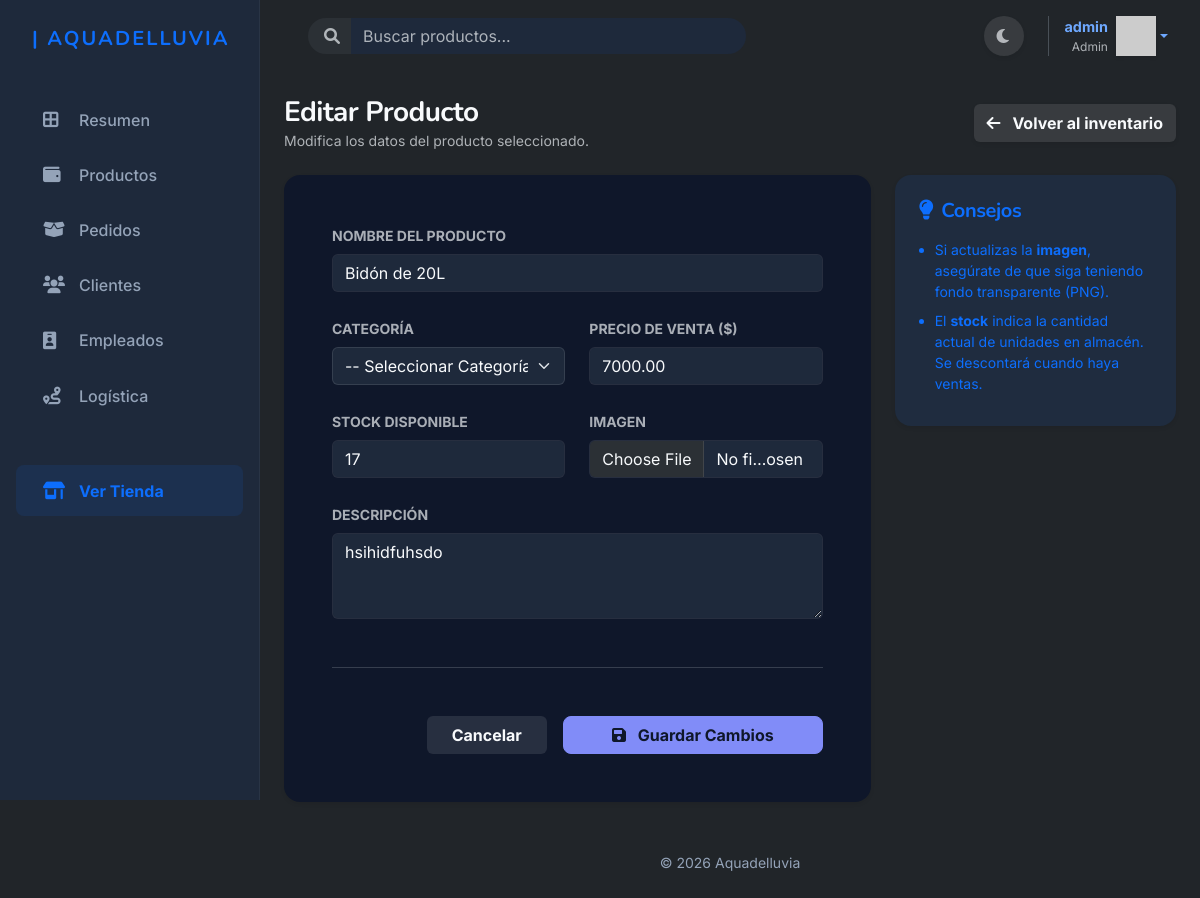
/productos/editar/1 (signed in), run on an earlier commit of the app's database.
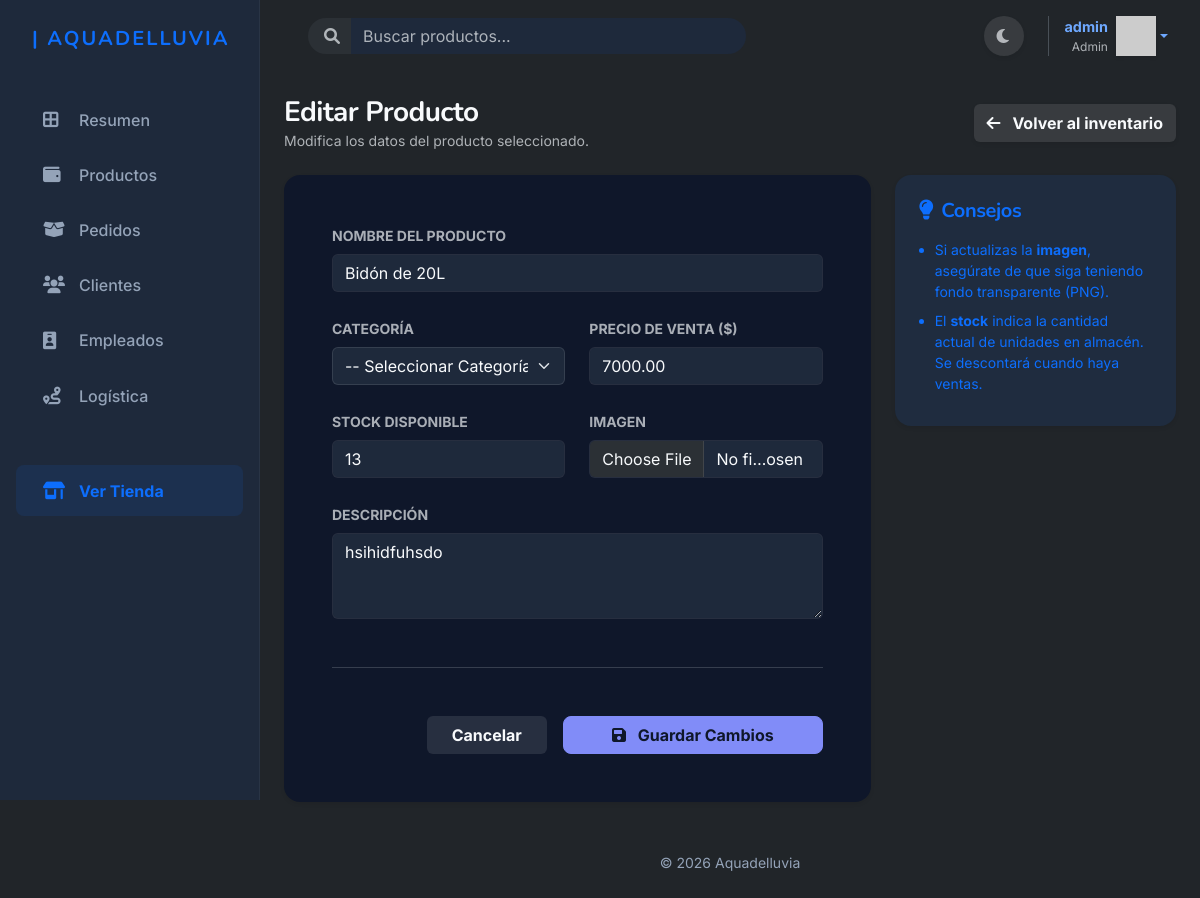
And on a later commit of the database.
### apps/productos/models.py (models this page shows, shortened)
class Producto(models.Model):
    id_producto = models.AutoField(primary_key=True)
    nombre = models.CharField(max_length=150)
    descripcion = models.TextField()
    categoria= models.ManyToManyField(Categoria)
    precio = models.DecimalField(max_digits=10, decimal_places=2)
    stock = models.IntegerField()
    fecha_creacion = models.DateTimeField(auto_now_add=True)
    fecha_actualizacion = models.DateTimeField(auto_now=True)
    imagen = models.ImageField(upload_to='productos/', null=True, blank=True)

### apps/productos/views.py (the view)
# urls.py: path('editar/<int:pk>', editar_producto, name='editar_producto'),
@user_passes_test(es_vendedor_o_admin)
def editar_producto(request, pk):
    producto = get_object_or_404(Producto, id_producto=pk)
    if request.method == 'POST':
        form = ProductoForm(request.POST, request.FILES, instance=producto)
        if form.is_valid():
            form.save()
            return redirect('apps.productos:listar_productos_admin')
    else:
        form = ProductoForm(instance=producto)
    return render(request, 'productos/editar_producto.html', {'form': form, 'producto': producto})

### apps/autenticacion/templatetags/grupos.py (called while the page is built)
@register.filter(name='has_group')
def has_group(user, group_name):
    return user.groups.filter(name=group_name).exists()

### apps/carrito/context_processors.py (called while the page is built)
def carrito_total(request):
    total_items = 0
    if request.user.is_authenticated:
        carrito = Carrito.objects.filter(usuario=request.user).first()
        if carrito:
            total_items = carrito.total_items()
    return {'carrito_total_items': total_items}

### apps/carrito/models.py (called while the page is built)
    def total_items(self):
        return sum(item.cantidad for item in self.items.all())

### apps/productos/models.py (called while the page is built)
    def __str__(self):
        return self.nombre

### apps/productos/views.py (called while the page is built)
def es_vendedor_o_admin(user):
    return user.is_superuser or user.groups.filter(name='Vendedor').exists()

### templates/productos/editar_producto.html (shortened to what this page needs)
{% extends 'base_dashboard.html' %}
{% block content %}
<div class="container-fluid px-0">
    <div class="d-flex justify-content-between align-items-center mb-4">
        <div>
            <h1 class="h3 fw-bold mb-0 text-main">Editar Producto</h1>
            <p class="text-muted small mb-0">Modifica los datos del producto seleccionado.</p>
        </div>
        <a href="{% url 'apps.productos:listar_productos_admin' %}" class="btn btn-light shadow-sm fw-bold">
            <i class="fa-solid fa-arrow-left me-2"></i> Volver al inventario
        </a>
    </div>
    <div class="row">
        <div class="col-lg-8">
            <div class="card shadow-sm border-0 rounded-4 bg-surface">
                <div class="card-body p-4 p-md-5">
                    <form method="post" enctype="multipart/form-data">
                        <div class="row g-4">
                            <div class="col-md-12">
                                <label for="{{ form.nombre.id_for_label }}" class="form-label fw-bold text-muted small text-uppercase">Nombre del Producto</label>
                                {{ form.nombre }}
                            </div>
                            <div class="col-md-6">
                                <label for="{{ form.categoria.id_for_label }}" class="form-label fw-bold text-muted small text-uppercase">Categoría</label>
                                {{ form.categoria }}
                            </div>
                            <div class="col-md-6">
                                <label for="{{ form.precio.id_for_label }}" class="form-label fw-bold text-muted small text-uppercase">Precio de Venta ($)</label>
                                {{ form.precio }}
                            </div>
                            <div class="col-md-6">
                                <label for="{{ form.stock.id_for_label }}" class="form-label fw-bold text-muted small text-uppercase">Stock Disponible</label>
                                {{ form.stock }}
                            </div>
                            <div class="col-md-6">
                                <label for="{{ form.imagen.id_for_label }}" class="form-label fw-bold text-muted small text-uppercase">Imagen</label>
                                {{ form.imagen }}
                            </div>
                            <div class="col-md-12">
                                <label for="{{ form.descripcion.id_for_label }}" class="form-label fw-bold text-muted small text-uppercase">Descripción</label>
                                {{ form.descripcion }}
                            </div>
                        </div>
                        <hr class="my-5 text-muted opacity-25">
                        <div class="d-flex justify-content-end gap-3">
                            <a href="{% url 'apps.productos:listar_productos_admin' %}" class="btn btn-light fw-bold px-4 hover-lift">Cancelar</a>
                            <button type="submit" class="btn btn-primary btn-glow rounded-3 fw-bold px-5">
                                <i class="fa-solid fa-floppy-disk me-2"></i> Guardar Cambios
                            </button>
                        </div>
                    </form>
                </div>
            </div>
        </div>
        <div class="col-lg-4 d-none d-lg-block">
            <div class="card shadow-sm border-0 rounded-4 bg-primary bg-opacity-10 text-primary">
                <div class="card-body p-4">
                    <h5 class="fw-bold mb-3"><i class="fa-solid fa-lightbulb me-2"></i>Consejos</h5>
                    <ul class="mb-0 small ps-3">
                        <li class="mb-2">Si actualizas la <strong>imagen</strong>, asegúrate de que siga teniendo fondo transparente (PNG).</li>
                        <li class="mb-2">El <strong>stock</strong> indica la cantidad actual de unidades en almacén. Se descontará cuando haya ventas.</li>
                    </ul>
                </div>
            </div>
        </div>
    </div>
</div>
{% endblock %}

What changed in the data, as far as the page shows it:
changed Producto "Bidón de 20L": stock "17" → "13"
